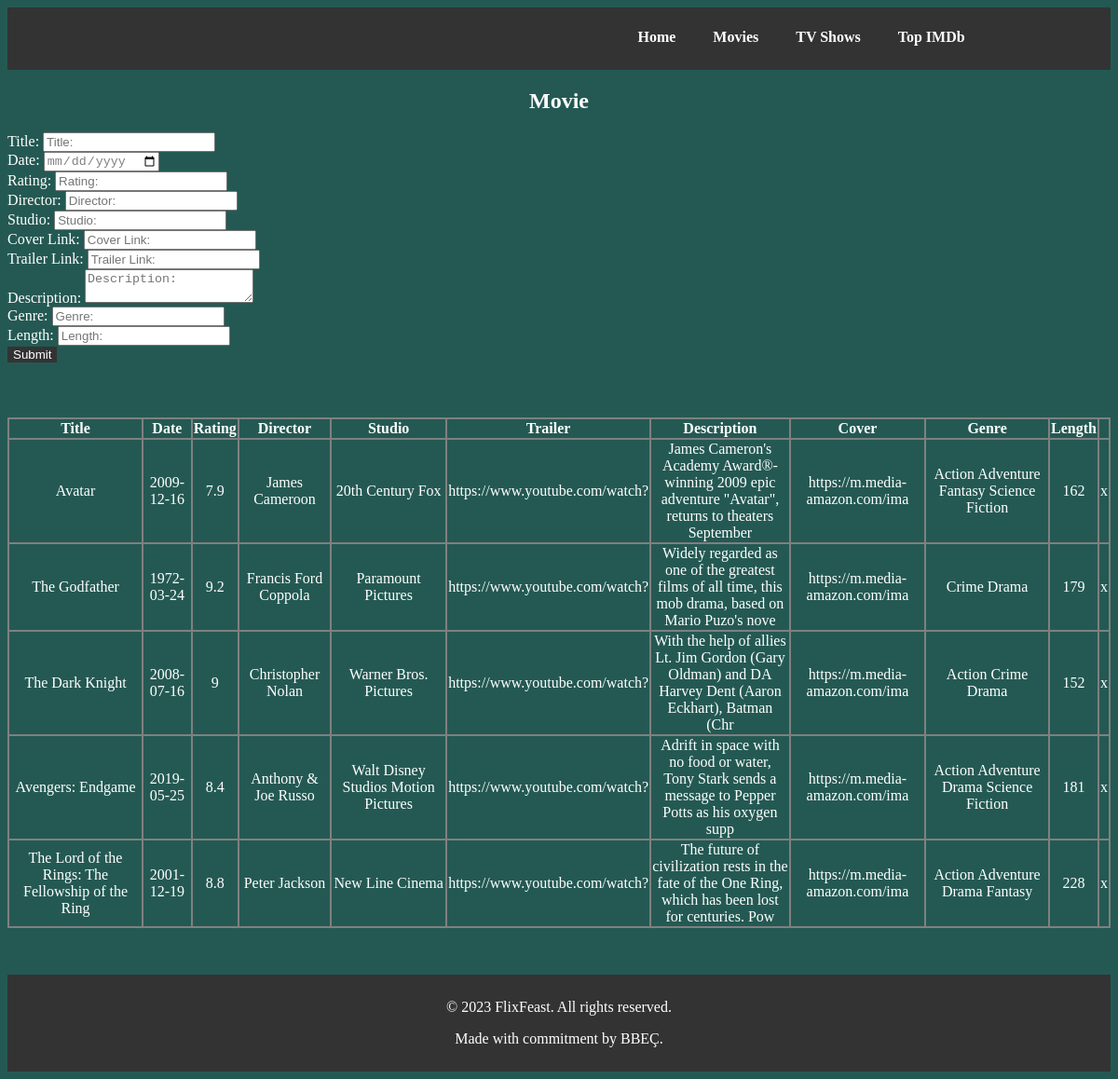
The app's page /addMovie.php with its own data.
### tables this page shows
CREATE TABLE `movies` (
  `ID` int(11) NOT NULL,
  `Title` varchar(50) DEFAULT NULL,
  `Date` date DEFAULT NULL,
  `Rating` double DEFAULT NULL,
  `Director` varchar(40) DEFAULT NULL,
  `Studio` varchar(40) DEFAULT NULL,
  `Trailer` varchar(300) DEFAULT NULL,
  `Description` varchar(1000) DEFAULT NULL,
  `Cover` varchar(1000) DEFAULT NULL,
  `Genre` varchar(300) DEFAULT NULL,
  `Length` int(255) DEFAULT NULL,
  `Type` varchar(20) NOT NULL DEFAULT 'movie'
);

### addMovie.php (the view, shortened to what this page needs)
<!DOCTYPE html>
<html lang="en">
<head>
</head>
<body style="background-color: #245953;">
	<header>
		<nav>
			<ul class="nav-links">
				<li><a href="home.php">Home</a></li>
				<li><a href="movies.php">Movies</a></li>
				<li><a href="shows.php">TV Shows</a></li>
				<li><a href="imdb.php">Top IMDb</a></li>
			</ul>
		</nav>
	</header>
	<div class="container">
		<div class="row justify-content-center mt-5">
			<div class="col-md-6">
				<form id="movie-add" method="post">
                    <h2>Movie</h2>
					<label for="title">Title:</label>
                    <input class="form-control" type="text" id="title" placeholder="Title:" name="title"><br>
                    <label for="date">Date:</label>
                    <input class="form-control" type="date" id="date" placeholder="Date:" name="date"><br>
                    <label for="rating">Rating:</label>
                    <input class="form-control" type="text" id="rating" placeholder="Rating:" name="rating"><br>
                    <label for="director">Director:</label>
                    <input class="form-control" type="text" id="director" placeholder="Director:" name="director"><br>
                    <label for="studio">Studio:</label>
                    <input class="form-control" type="text" id="studio" placeholder="Studio:" name="studio"><br>
                    <label for="cover">Cover Link:</label>
                    <input class="form-control" type="text" id="cover" placeholder="Cover Link:" name="cover"><br>
                    <label for="trailer">Trailer Link:</label>
                    <input class="form-control" type="text" id="trailer" placeholder="Trailer Link:" name="trailer"><br>
					<label for="description">Description:</label>
                    <textarea class="form-control" id="description" placeholder="Description:" name="description" style="color:black;" maxlength="1000"></textarea><br>
					<label for="genre">Genre:</label>
                    <input class="form-control" type="text" id="genre" placeholder="Genre:" name="genre"><br>
					<label for="length">Length:</label>
                    <input class="form-control" type="text" id="length" placeholder="Length:" name="length"><br>
                    <input class="form-control submit" type="submit" value="Submit" name="movie_submit">
				</form>
			</div>
		</div>
	</div>
    <?php
        $db_host = 'localhost';
        $db_user = 'root';
        $db_pass = 'root';
        $db_name = 'moviedb';
        $conn = mysqli_connect($db_host, $db_user, $db_pass, $db_name,3307);
		echo '<table>
				<tr>
					<th>Title</th>
					<th>Date</th>
					<th>Rating</th>
					<th>Director</th>
					<th>Studio</th>
					<th>Trailer</th>
					<th>Description</th>
					<th>Cover</th>
					<th>Genre</th>
					<th>Length</th>
					<th></th>
				</tr>';
		$sql = "SELECT * FROM `movies`";
		$result = mysqli_query( $conn, $sql);
				while( $row = mysqli_fetch_array($result) ){
					echo '
				  			<tr>
								<td><a href="editDetails.php?detailsID='.$row['ID'].'&type=Movie&mode=info">'.$row['Title'].'</a></td>
								<td>'.$row['Date'].'</td>
								<td>'.$row['Rating'].'</td>
								<td>'.$row['Director'].'</td>
								<td>'.$row['Studio'].'</td>
								<td>'.substr($row['Trailer'],0,30).'</td>
								<td>'.substr($row['Description'],0,100).'</td>
								<td>'.substr($row['Cover'],0,30).'</td>
								<td>'.$row['Genre'].'</td>
								<td>'.$row['Length'].'</td>
								<td><a href="addMovie.php?removeID='.$row['ID'].'&mode=remove">x</a></td>
				  			</tr>
					';
				}
		echo '</table>';
    ?>
    <footer>
		<p>&copy; 2023 FlixFeast. All rights reserved.</p>
		<p>Made with commitment by BBEÇ.</p>
	</footer>
</body>
</html>

### addMovie.php (style rules this page uses)
footer { background-color: #333; color: #fff; padding: 10px; margin-top: 50px; text-align: center; }
.nav-links { display: flex; list-style: none; }
ul { margin-top: 13px; }
.nav-links li { margin-right: 20px; }
.nav-links a, a { color: #fff; text-decoration: none; }
ul li a { padding: 8px 10px; border-radius: 5px; font-weight: 700; }
* { color: white; }
input { color: grey; }
header { background-color: #333; color: #fff; padding: 10px; }
nav { display: flex; justify-content: space-between; align-items: center; margin: 0 10%; }
.submit { color: white; background-color: #333; border: none; }
h2 { display: flex; justify-content: center; }
td { word-wrap: break-word; max-width: 300px; color:; text-align: center; }
table, th, td { border: 2px solid grey; border-collapse: collapse; }
table { margin-top: 5%; }

### records on screen
movies: Title "Avatar", Date "2009-12-16", Rating "7.9", Director "James Cameroon", Studio "20th Century Fox", Trailer "https://www.youtube.com/watch?", Description "James Cameron's Academy Award®-winning 2009 epic adventure \"Avatar\", returns to theaters September", Cover "https://m.media-amazon.com/ima", Genre "Action Adventure Fantasy Science Fiction", Length "162"
movies: Title "The Godfather", Date "1972-03-24", Rating "9.2", Director "Francis Ford Coppola", Studio "Paramount Pictures", Trailer "https://www.youtube.com/watch?", Description "Widely regarded as one of the greatest films of all time, this mob drama, based on Mario Puzo's nove", Cover "https://m.media-amazon.com/ima", Genre "Crime Drama", Length "179"
movies: Title "The Dark Knight", Date "2008-07-16", Rating "9", Director "Christopher Nolan", Studio "Warner Bros. Pictures", Trailer "https://www.youtube.com/watch?", Description "With the help of allies Lt. Jim Gordon (Gary Oldman) and DA Harvey Dent (Aaron Eckhart), Batman (Chr", Cover "https://m.media-amazon.com/ima", Genre "Action Crime Drama", Length "152"
movies: Title "Avengers: Endgame", Date "2019-05-25", Rating "8.4", Director "Anthony & Joe Russo", Studio "Walt Disney Studios Motion Pictures", Trailer "https://www.youtube.com/watch?", Description "Adrift in space with no food or water, Tony Stark sends a message to Pepper Potts as his oxygen supp", Cover "https://m.media-amazon.com/ima", Genre "Action Adventure Drama Science Fiction", Length "181"
movies: Title "The Lord of the Rings: The Fellowship of the Ring", Date "2001-12-19", Rating "8.8", Director "Peter Jackson", Studio "New Line Cinema", Trailer "https://www.youtube.com/watch?", Description "The future of civilization rests in the fate of the One Ring, which has been lost for centuries. Pow", Cover "https://m.media-amazon.com/ima", Genre "Action Adventure Drama Fantasy", Length "228"
